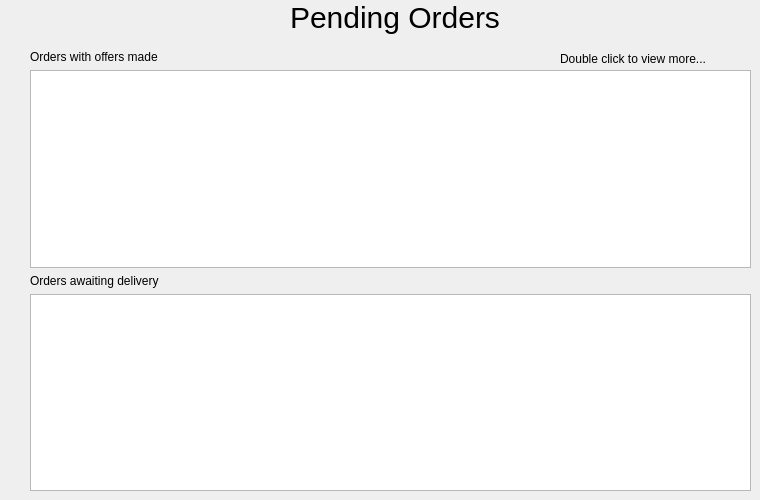
   <widget class="QWidget" name="ordersPage">
    <widget class="QWidget" name="layoutWidget_3">
     <property name="geometry">
      <rect>
       <x>30</x>
       <y>50</y>
       <width>721</width>
       <height>441</height>
      </rect>
     </property>
     <layout class="QVBoxLayout" name="listWidgetsBox_Orders">
      <item>
       <widget class="QLabel" name="offersMadeLabel_Orders">
        <property name="text">
         <string>Orders with offers made</string>
        </property>
        <property name="buddy">
         <cstring>sourceEdit_NewOrder</cstring>
        </property>
       </widget>
      </item>
      <item>
       <widget class="QListWidget" name="offersMadeListWidget_Orders"/>
      </item>
      <item>
       <widget class="QLabel" name="awaitingDeliveryLabel_Orders">
        <property name="text">
         <string>Orders awaiting delivery</string>
        </property>
        <property name="buddy">
         <cstring>sourceEdit_NewOrder</cstring>
        </property>
       </widget>
      </item>
      <item>
       <widget class="QListWidget" name="awaitingDeliveryListWidget_Orders"/>
      </item>
     </layout>
     <zorder>awaitingDeliveryLabel_Orders</zorder>
     <zorder>awaitingDeliveryListWidget_Orders</zorder>
     <zorder>offersMadeLabel_Orders</zorder>
     <zorder>offersMadeListWidget_Orders</zorder>
    </widget>
    <widget class="QLabel" name="headerLabel_Orders">
     <property name="geometry">
      <rect>
       <x>290</x>
       <y>0</y>
       <width>213</width>
       <height>34</height>
      </rect>
     </property>
     <property name="styleSheet">
      <string notr="true">font-size:30px;</string>
     </property>
     <property name="text">
      <string>Pending Orders</string>
     </property>
     <property name="alignment">
      <set>Qt::AlignLeading|Qt::AlignLeft|Qt::AlignVCenter</set>
     </property>
     <property name="buddy">
      <cstring>descEdit_NewOrder</cstring>
     </property>
    </widget>
    <widget class="QLabel" name="doubleClickLabel_Orders">
     <property name="geometry">
      <rect>
       <x>560</x>
       <y>50</y>
       <width>186</width>
       <height>17</height>
      </rect>
     </property>
     <property name="text">
      <string>Double click to view more...</string>
     </property>
     <property name="buddy">
      <cstring>sourceEdit_NewOrder</cstring>
     </property>
    </widget>
   </widget>
